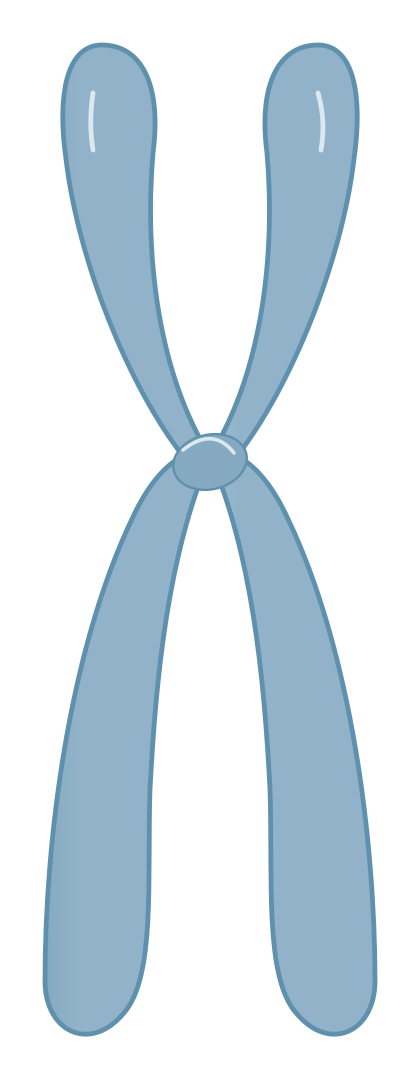
#> input picture assets/examples/blue-chromosome/asset.png, 420 x 1080 px
$ python raster_asset_qa.py ../assets/examples/blue-chromosome
#> lines starting #> are read from the running program, lines starting #| are printed output that depends on the picture
#!/usr/bin/env python3
"""Deterministic QA for an image-first scientific asset package."""
from __future__ import annotations

import argparse
import hashlib
import json
from pathlib import Path

try:
    from aesthetic_review import validate_review, refinement_source_errors
except ImportError:  # pragma: no cover - allows direct reuse from another working directory
    validate_review = None


def load_json(root: Path, name: str, errors: list[str]):
    path = root / name
    if not path.is_file():
        errors.append(f"missing {name}")
        return {}
    try:
        return json.loads(path.read_text(encoding="utf-8"))
    except (OSError, ValueError) as exc:
        errors.append(f"invalid {name}: {exc}")
        return {}


def find_image(root: Path):
    for name in ("asset.png", "asset.jpg", "asset.jpeg"):
        path = root / name
        if path.is_file():
            return path
    return None


def image_facts(path: Path, errors: list[str], expected_size, background):
    try:
        from PIL import Image
    except ImportError:
        errors.append("Pillow is required for raster alpha and size QA")
        return {}
    try:
        with Image.open(path) as image:
#> image is the input picture: PIL image 420x1080 RGBA; mean R, G, B, A 47.5, 59.7, 67.7, 86.6
            image.load()
            facts = {"mode": image.mode, "size": list(image.size)}
#> facts = {'mode': 'RGBA', 'size': [420, 1080]}
            if expected_size and list(image.size) != list(expected_size):
                errors.append(f"image size {list(image.size)} != brief target_size_px {list(expected_size)}")
            alpha = image.getchannel("A") if "A" in image.getbands() else None
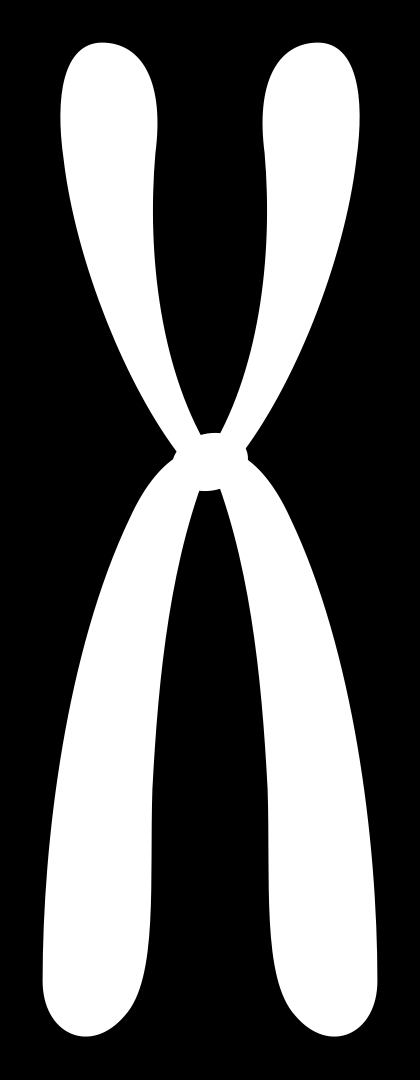
#> alpha: PIL image 420x1080 L; min 0, max 255, mean 86.6
            if background == "transparent":
                if alpha is None:
                    errors.append("transparent output has no alpha channel")
                else:
                    extrema = list(alpha.getextrema())
                    corners = [alpha.getpixel(pos) for pos in ((0, 0), (image.width - 1, 0), (0, image.height - 1), (image.width - 1, image.height - 1))]
                    edges = [
                        alpha.crop((0, 0, image.width, 1)).getextrema()[1],
                        alpha.crop((0, image.height - 1, image.width, image.height)).getextrema()[1],
                        alpha.crop((0, 0, 1, image.height)).getextrema()[1],
                        alpha.crop((image.width - 1, 0, image.width, image.height)).getextrema()[1],
                    ]
                    bounds = alpha.getbbox()
                    facts.update({"has_alpha": True, "alpha_extrema": extrema, "corner_alpha": corners, "edge_alpha_max": edges, "content_bounds": list(bounds) if bounds else None})
                    if extrema[0] != 0 or extrema[1] != 255:
                        errors.append("transparent output does not contain both transparent and opaque pixels")
                    if not bounds:
                        errors.append("transparent output has no foreground")
                    if any(edges):
                        errors.append("foreground touches an image edge")
            elif background == "opaque":
                if alpha is not None and alpha.getextrema() != (255, 255):
                    errors.append("opaque output contains transparent pixels")
                facts.update({"has_alpha": alpha is not None, "alpha_extrema": list(alpha.getextrema()) if alpha else None})
            return facts
    except (OSError, ValueError) as exc:
        errors.append(f"image read failed: {exc}")
        return {}


def main() -> int:
    parser = argparse.ArgumentParser(description=__doc__)
    parser.add_argument("asset_dir")
    args = parser.parse_args()
    root = Path(args.asset_dir)
    errors: list[str] = []
    brief = load_json(root, "brief.json", errors)
    texts = load_json(root, "text_manifest.json", errors)
    relations = load_json(root, "relation_manifest.json", errors)
    source = load_json(root, "source_manifest.json", errors)
    generation = load_json(root, "generation-evidence.json", errors)
    aesthetic_path = root / "aesthetic-review.json"
    aesthetic = {}
    aesthetic_qa = None
    review_required = bool(brief.get("aesthetic_review_required") or brief.get("action_contract") or brief.get("refinement_contract") or brief.get("iteration_mode") == "refine")
    if review_required and not aesthetic_path.is_file():
        errors.append("visual review is required by the aesthetic or action contract but aesthetic-review.json is missing")
    if aesthetic_path.is_file():
        aesthetic = load_json(root, "aesthetic-review.json", errors)
        if validate_review is None:
            errors.append("aesthetic review validator is unavailable")
        else:
            aesthetic_qa = validate_review(aesthetic, brief.get("action_contract"), brief.get("refinement_contract"), background=brief.get("background"), composition_mode=brief.get("composition_mode"), aesthetic_spec=brief.get("aesthetic_spec"), iteration_mode=brief.get("iteration_mode"))
            errors.extend("aesthetic review: " + error for error in aesthetic_qa.get("errors", []))
            errors.extend(refinement_source_errors(brief.get("refinement_contract"), brief.get("iteration_mode")))
    image = find_image(root)
    if image is None:
        errors.append("missing asset.png/jpeg")
        facts = {}
    else:
        facts = image_facts(image, errors, brief.get("target_size_px"), brief.get("background"))
#> facts = {'mode': 'RGBA', 'size': [420, 1080]}
    if texts.get("no_extra_text") is not True:
        errors.append("text_manifest.no_extra_text must be true")
    text_items = texts.get("texts", [])
    if not isinstance(text_items, list):
        errors.append("text_manifest.texts must be a list")
        text_items = []
    for item in text_items:
        if not isinstance(item, dict) or not isinstance(item.get("id"), str) or not item["id"].strip() or item.get("verbatim") is not True:
            errors.append("every listed visible text needs an id and verbatim=true")
    if relations.get("no_unlisted_arrows") is not True:
        errors.append("relation_manifest.no_unlisted_arrows must be true")
    allowed = {"physiology", "mechanism", "risk_association", "decision", "evidence_boundary"}
    for relation in relations.get("relations", []):
        if not all(relation.get(key) for key in ("from", "to", "relation_type", "direction", "source_locator")):
            errors.append("each relation needs from/to/relation_type/direction/source_locator")
        if relation.get("relation_type") not in allowed:
            errors.append(f"invalid relation_type: {relation.get('relation_type')}")
    if not source.get("sources"):
        errors.append("source_manifest.sources is required")
    if brief.get("delivery_mode") == "raster_generation" and generation.get("generation_verified") is not True:
        errors.append("generation-evidence.json does not confirm a verified generation")
    final_sha = generation.get("postprocess", {}).get("final_sha256")
    if image and final_sha:
        actual = hashlib.sha256(image.read_bytes()).hexdigest()
        if actual != final_sha:
            errors.append("final asset hash differs from generation-evidence.json")
    if image and aesthetic and hashlib.sha256(image.read_bytes()).hexdigest() != aesthetic.get("asset_sha256"):
        errors.append("final asset hash differs from aesthetic-review.json")
    if review_required and aesthetic.get("status") != "pass":
        errors.append("aesthetic reviewer has not recommended this candidate")
    if review_required and aesthetic.get("user_acceptance") == "rejected":
        errors.append("user rejected this candidate; an agent score cannot override that feedback")
    result = {
        "ok": not errors,
        "asset_dir": str(root),
        "image": str(image.name) if image else None,
        "image_facts": facts,
        "generation_verified": generation.get("generation_verified"),
        "aesthetic_review": aesthetic_qa,
        "errors": errors,
        "manual_review": [
            "Confirm the model did not add unlisted text, watermark, or unintended anatomy.",
            "Confirm the conceptual illustration is not presented as a quantitative GWAS result."
        ]
    }
    if brief.get("composition_mode") == "scene_centered":
        result["manual_review"].extend([
            "Confirm one visual anchor dominates a coherent scene with its environment and state cue.",
            "Confirm the secondary scientific cue is integrated into the scene rather than a detached icon.",
            "Confirm recognition and scene coherence at approximately 200 px and at the destination figure-slot size."
        ])
    if brief.get("action_contract"):
        result["manual_review"].append("Confirm the required action, attention target, and necessary context all remain visible; aesthetic appeal cannot replace behavioral fidelity.")
    else:
        result["manual_review"].append("Confirm declared composition mode and any listed relations match the rendered image.")
    if brief.get("refinement_contract"):
        result["manual_review"].append("Compare the selected base and refined image directly, including detail crops; verify preserved features and every requested edit rather than inferring improvement from an overall score.")
    if brief.get("palette") == "fresh-academic":
        result["manual_review"].extend([
            "Confirm the structural palette is cool and low-saturation, with coral reserved for the declared state cue.",
            "Confirm the rendering matches the user-approved art direction; flatness alone does not establish quality."
        ])
    (root / "qa.json").write_text(json.dumps(result, ensure_ascii=False, indent=2) + "\n", encoding="utf-8")
    print(json.dumps(result, ensure_ascii=False, indent=2))
#> (printed output is left out)
    return 0 if not errors else 1


if __name__ == "__main__":
#> (the run stopped early here; a loop or call above may not have finished)
